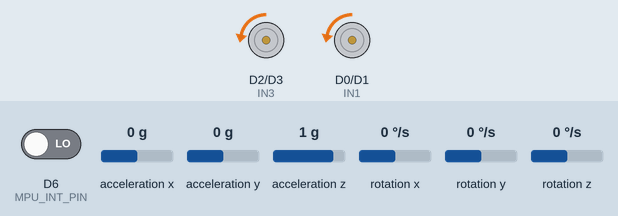
Bench run of a sketch on a simulated ESP8266 (NodeMCU). Shown: motor-driver pin pairs drawn as motors (green arrow = first pin HIGH = forward, orange = second pin HIGH = backward, longer = more drive). The inputs (shaded band) are chosen by the test bench; at power-on: acceleration x 0 g, acceleration y 0 g, D6 (MPU_INT_PIN) LOW, acceleration z 1 g, rotation x 0 °/s, rotation y 0 °/s, rotation z 0 °/s. The sensor or clock chip raises its interrupt line as the real part does; what the sketch prints to the serial monitor is not drawn.

Above: at 3.7 s.
3.8 s: acceleration x set to 0.2 g
6.8 s: acceleration x set to 0.5 g
At 8.1 s:
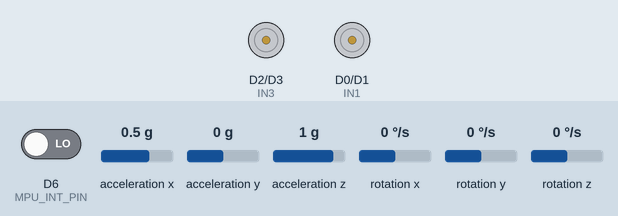
9.8 s: acceleration x set to -0.1 g
12.8 s: acceleration x set to -0.4 g
14.3 s: acceleration x set to -0.7 g
At 15.1 s:
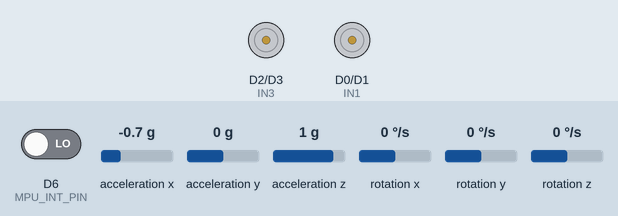
15.8 s: acceleration y set to -0.5 g
17.3 s: acceleration y set to -0.8 g
At 18.5 s:
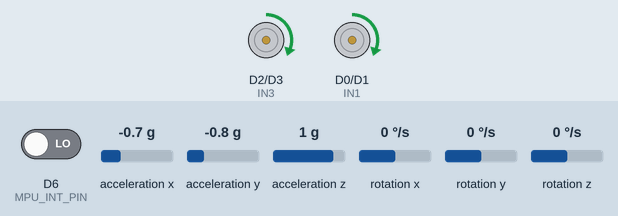
Timing chart, 0 to 19.8 s (numbered marks = the images above; inputs shaded):
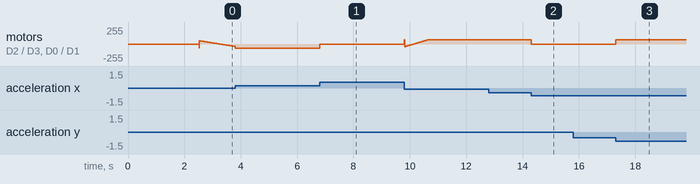

Measured:
- the behaviour switches between -0.6 and -0.7 g on acceleration y (found by bisection; images 2 and 3)
- after the input at 6.8 s, motor on D2 (IN3) / D3 (IN4), motor on D0 (IN1) / D1 (IN2): backward 63/255 → stopped at once
- after the input at 14.3 s, motor on D2 (IN3) / D3 (IN4), motor on D0 (IN1) / D1 (IN2): forward 63/255 → stopped at once
- after the input at 17.3 s, motor on D2 (IN3) / D3 (IN4), motor on D0 (IN1) / D1 (IN2): stopped → forward 63/255 at once

The sketch:

PID_test.ino
```cpp
#include "I2Cdev.h"
#include <Wire.h>
#include <PID_v1.h> //From https://github.com/br3ttb/Arduino-PID-Library/blob/master/PID_v1.h
#include "MPU6050_6Axis_MotionApps20.h" //https://github.com/jrowberg/i2cdevlib/tree/master/Arduino/MPU6050
MPU6050 mpu;

// Define pins
const int IN1 = D0;
const int IN2 = D1;
const int IN3 = D2;
const int IN4 = D3;
const int MPU_INT_PIN = D6;

// MPU control/status vars
bool dmpReady = false;  // set true if DMP init was successful
uint8_t mpuIntStatus;   // holds actual interrupt status byte from MPU
uint8_t devStatus;      // return status after each device operation (0 = success, !0 = error)
uint16_t packetSize;    // expected DMP packet size (default is 42 bytes)
uint16_t fifoCount;     // count of all bytes currently in FIFO
uint8_t fifoBuffer[64]; // FIFO storage buffer
// orientation/motion vars
Quaternion q;           // [w, x, y, z]         quaternion container
VectorFloat gravity;    // [x, y, z]            gravity vector
float ypr[3];           // [yaw, pitch, roll]   yaw/pitch/roll container and gravity vector

/*********Tune these 4 values for your BOT*********/
double setpoint= 178; //set the value when the bot is perpendicular to ground using serial monitor.
//Read the project documentation on circuitdigest.com to learn how to set these values
double Kp = 21; //21 Set this first
double Kd = 0.8; //0.8 Set this secound
double Ki = 140; //140 Finally set this

/******End of values setting*********/
double input, output;
PID pid(&input, &output, &setpoint, Kp, Ki, Kd, DIRECT);
volatile bool mpuInterrupt = false;     // indicates whether MPU interrupt pin has gone high

void dmpDataReady()
{
    mpuInterrupt = true;
}

void setup() {
    Serial.begin(115200);
    delay(2000);  // Give USB serial time to connect.

    // Configure motors before initializing the sensor.
    pinMode(IN1, OUTPUT);
    pinMode(IN2, OUTPUT);
    pinMode(IN3, OUTPUT);
    pinMode(IN4, OUTPUT);
    Stop();

    pinMode(MPU_INT_PIN, INPUT);

    // Match your schematic: SDA = D4, SCL = D5.
    Wire.begin(D4, D5);
    Wire.setClock(100000);
    Wire.setTimeOut(100);

    Serial.println("Initializing I2C devices...");
    mpu.initialize();

    bool connected = mpu.testConnection();
    Serial.println(connected
        ? "MPU6050 connection successful"
        : "MPU6050 connection failed");

    if (!connected) {
        // Repeat the error so it remains visible.
        while (true) {
            Serial.println("Check MPU6050 power, SDA, SCL and address");
            delay(1000);
        }
    }

    Serial.println("Initializing DMP...");
    devStatus = mpu.dmpInitialize();

    // supply your own gyro offsets here, scaled for min sensitivity
    mpu.setXGyroOffset(-479);
    mpu.setYGyroOffset(84);
    mpu.setZGyroOffset(15);
    mpu.setZAccelOffset(1638);

    // make sure it worked (returns 0 if so)
    if (devStatus == 0)
    {
        // turn on the DMP, now that it's ready
        Serial.println(F("Enabling DMP..."));
        mpu.setDMPEnabled(true);
        // enable Arduino interrupt detection
        Serial.println(F("Enabling interrupt detection (Arduino external interrupt 0)..."));
        attachInterrupt(digitalPinToInterrupt(MPU_INT_PIN), dmpDataReady, RISING);
        mpuIntStatus = mpu.getIntStatus();
        // set our DMP Ready flag so the main loop() function knows it's okay to use it
        Serial.println(F("DMP ready! Waiting for first interrupt..."));
        dmpReady = true;
        // get expected DMP packet size for later comparison
        packetSize = mpu.dmpGetFIFOPacketSize();
        //setup PID
        pid.SetMode(AUTOMATIC);
        pid.SetSampleTime(10);
        pid.SetOutputLimits(-255, 255);
    }
    else
    {
        // ERROR!
        // 1 = initial memory load failed
        // 2 = DMP configuration updates failed
        // (if it's going to break, usually the code will be 1)
        Serial.print(F("DMP Initialization failed (code "));
        Serial.print(devStatus);
        Serial.println(F(")"));
    }

// Initially turn off both motors.
analogWrite(IN1, 0);
analogWrite(IN2, 0);
analogWrite(IN3, 0);
analogWrite(IN4, 0);

// Set the Interrupt pin
pinMode(MPU_INT_PIN, INPUT);

}

void loop() {
    // if programming failed, don't try to do anything
    if (!dmpReady) {
    Serial.print("DMP not ready. Error code: ");
    Serial.println(devStatus);
    delay(1000);
    return;
}
    // wait for MPU interrupt or extra packet(s) available
    while (!mpuInterrupt && fifoCount < packetSize)
    {
        //no mpu data - performing PID calculations and output to motors
        pid.Compute();
        //Print the value of Input and Output on serial monitor to check how it is working.
        Serial.print(input); Serial.print(" =>"); Serial.println(output);
        if (input>150 && input<200){//If the Bot is falling
        if (output>0) //Falling towards front
        Forward(); //Rotate the wheels forward
        else if (output<0) //Falling towards back
        Reverse(); //Rotate the wheels backward
        }
        else //If Bot not falling
        Stop(); //Hold the wheels still
    }
    // reset interrupt flag and get INT_STATUS byte
    mpuInterrupt = false;
    mpuIntStatus = mpu.getIntStatus();
    // get current FIFO count
    fifoCount = mpu.getFIFOCount();
    // check for overflow (this should never happen unless our code is too inefficient)
    if ((mpuIntStatus & 0x10) || fifoCount == 1024)
    {
        // reset so we can continue cleanly
        mpu.resetFIFO();
        Serial.println(F("FIFO overflow!"));
    // otherwise, check for DMP data ready interrupt (this should happen frequently)
    }
    else if (mpuIntStatus & 0x02)
    {
        // wait for correct available data length, should be a VERY short wait
        while (fifoCount < packetSize) fifoCount = mpu.getFIFOCount();
        // read a packet from FIFO
        mpu.getFIFOBytes(fifoBuffer, packetSize);
        // track FIFO count here in case there is > 1 packet available
        // (this lets us immediately read more without waiting for an interrupt)
        fifoCount -= packetSize;
        mpu.dmpGetQuaternion(&q, fifoBuffer); //get value for q
        mpu.dmpGetGravity(&gravity, &q); //get value for gravity
        mpu.dmpGetYawPitchRoll(ypr, &q, &gravity); //get value for ypr
        input = ypr[1] * 180/M_PI + 180;
   }
}

void Forward()
{
    analogWrite(IN1, (int)output);
    analogWrite(IN2, 0);
    analogWrite(IN3, (int)output);
    analogWrite(IN4, 0);
    Serial.print("F");
}

void Reverse()
{
    analogWrite(IN1, 0);
    analogWrite(IN2, (int)(-output));
    analogWrite(IN3, 0);
    analogWrite(IN4, (int)(-output));
    Serial.print("R");
}

void Stop()
{
    analogWrite(IN1, 0);
    analogWrite(IN2, 0);
    analogWrite(IN3, 0);
    analogWrite(IN4, 0);
    Serial.print("S");
}
```
